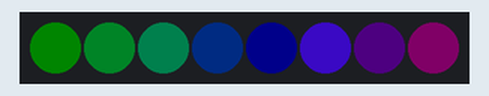
This sketch was run on a simulated Arduino Nano, built with avr-gcc and run on an emulated ATmega328P. Parts: 8 RGB LEDs in strip order, left to right. Dim RGB values are drawn brighter than linear.

Above: at 0.16 s.
At 3.77 s:
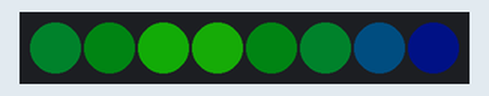
At 8.88 s:
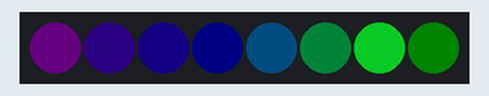
At 17.92 s:
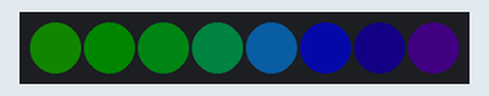
At 28.72 s:
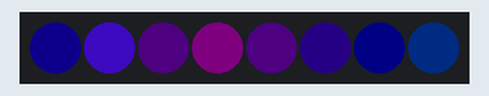
At 39.81 s:
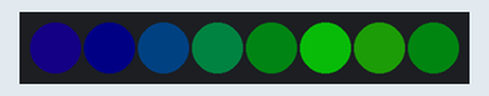
Timing chart, 0 to 40.0 s (numbered marks = the images above):
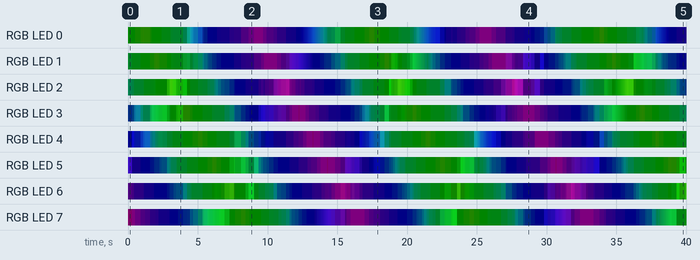

Measured:
- by itself, RGB LED 1: off → RGB(0, 7, 2) at 0.01 s, → RGB(0, 7, 1) 0.32 s later, → RGB(0, 8, 0) 0.60 s later, → RGB(1, 8, 0) 0.66 s later, … (190 changes in this stretch)
- by itself, RGB LED 7: off → RGB(5, 0, 4) at 0.01 s, → RGB(4, 0, 4) 0.32 s later, → RGB(4, 0, 5) 0.19 s later, → RGB(3, 0, 5) 0.41 s later, … (183 changes in this stretch)

The sketch:

scarf2.ino
```cpp
#include <FastLED.h>

#ifdef __AVR__
  #include <avr/power.h>
#endif

/**
 * This part is for hardware related config. It allows you to spec the board
 * you are using, along with the LED strand length/brightness. The brightness is
 * typically used to limit max power draw: at 60mA per LED (full white), you can
 * power at most 8 LEDs from the 500mA 5V pin on boards like the Trinket/Arduino
 * Nano. As the strand gets longer, you should use brightness to limit max current
 * draw. However, the typical pattern won't ever reach full white on all LEDs, so
 * the actual max current varies. It's probably best established via direct
 * measurement. An alternative reason to limit brightness is to improve battery
 * life.
 *
 * Current configs:
 *
 *  * Arduino Nano, use pin 6
 *  * Adafruit Trinket 5V 16Mhz, use pin 0
 */

#define PIN 6


#define STRAND_LENGTH 8
#define BRIGHTNESS 127

/**
 * Whether the pattern is mirrored, or reversed. This is useful for scarfs where
 * the LEDs are all daisy chained. An alternative is to have the center pixel
 * being the first one, and split the d-out line down either sides
 */
//#define MIRRORED
#define REVERSED

#if defined (MIRRORED)
  #define ARM_LENGTH (STRAND_LENGTH /2)
#else
  #define ARM_LENGTH STRAND_LENGTH
#endif


/**
 *  Pattern definition. The program cycles through a range on the wheel, and
 *  back again. This defines the boundaries. Note that wraparound for the full
 *  rainbow is not enabled. Would take special case code.
 */

//#define RAINBOW
#define SEAPUNK
//#define INDIGO
//#define BLUE_GREEN
//#define HEART

#if defined (RAINBOW)
  #define HUE_START 0
  #define HUE_END 1
  #define SATURATION 1.
#endif

#if defined (SEAPUNK)
  #define HUE_START .333
  #define HUE_END .833
  #define SATURATION .8
#endif

#if defined (INDIGO)
  #define HUE_START .666
  #define HUE_END .833
  #define SATURATION 1.
#endif

#if defined (BLUE_GREEN)
  #define HUE_START .333
  #define HUE_END .666
  #define SATURATION .9
#endif

#if defined (HElART)
  #define HUE_START .833
  #define HUE_END 1.
  #define SATURATION 1.
#endif

CRGB leds[STRAND_LENGTH];

void setup() {
  FastLED.addLeds<WS2811, PIN, GRB>(leds, STRAND_LENGTH).setCorrection( TypicalLEDStrip );
  FastLED.setBrightness( BRIGHTNESS );
}

void loop(){

  unsigned long t = millis();
  byte color = getClock(t, 2);
  byte pulse = inoise8(t / 4.) * .5;
  byte drift = getClock(t, 3);
  pulse += drift;
  if (pulse > 255)
    pulse -= 255;

  for (byte pix = 0; pix < ARM_LENGTH; pix++){
    // location of the pixel on a 0-RENDER_RANGE scale.
    byte dist = pix * 255 / ARM_LENGTH;

    // messy, but some sort of least-of-3 distances, allowing wraping.
    byte delta = min(min(abs(dist - pulse), abs(dist - pulse + 256)), abs(dist - pulse - 255));
    // linear ramp up of brightness, for those within 1/8th of the reference point
    float value = max(255 - 6 * delta, 64);

    // hue selection. Mainly driving by c, but with some small shifting along
    // the length of the strand.

    // sweep of a subset of the spectrum.
    float left = HUE_START;
    float right = HUE_END;
    float x = color / 255. + pix * .5 / ARM_LENGTH;
    if (x >= 1)
      x -= 1.;
    // sweeps the range. for x from 0 to 1, this function does this:
    // starts at (0, _right_), goes to (.5, _left_), then back to (1, _right)
    float hue = 255 * (abs(2 * (right - left) * x  - right + left) + left);

    byte loc = pix;
    #if defined (REVERSED)
      loc = ARM_LENGTH - 1 - pix;
    #endif

    leds[loc] = CHSV(hue, 255 * SATURATION, value);
    #if defined (MIRRORED)
      leds[STRAND_LENGTH - 1 - loc] = CHSV(hue, 255 * SATURATION, value);
    #endif
  }

  // delay 20ms to give max 50fps. Could do something fancier here to try to
  // hit exactly 60fps (or whatever) if possible, but takinng another millis()
  // reading, but not sure if there would be a point to that.
  FastLED.show(); // display this frame
  FastLED.delay(20);
}


// Get a byte that cycles from 0-255, at a specified rate
// typically, assign mil using mills();
// rates, approximately (assuming 256ms in a second :P)
// 8: 4hz
// 7: 2hz
// 6: 1hz
// 5: 1/2hz
// 4: 1/4hz
// 3: 1/8hz
// 2: 1/16hz
// 1: 1/32hz
byte getClock(unsigned long mil, byte rate)
{
  return mil >> (8 - rate) % 256;
}
```
